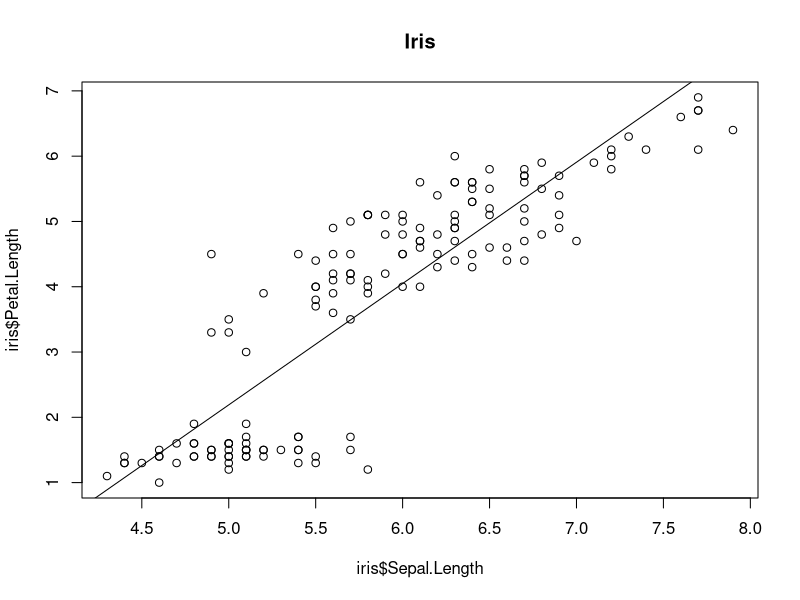
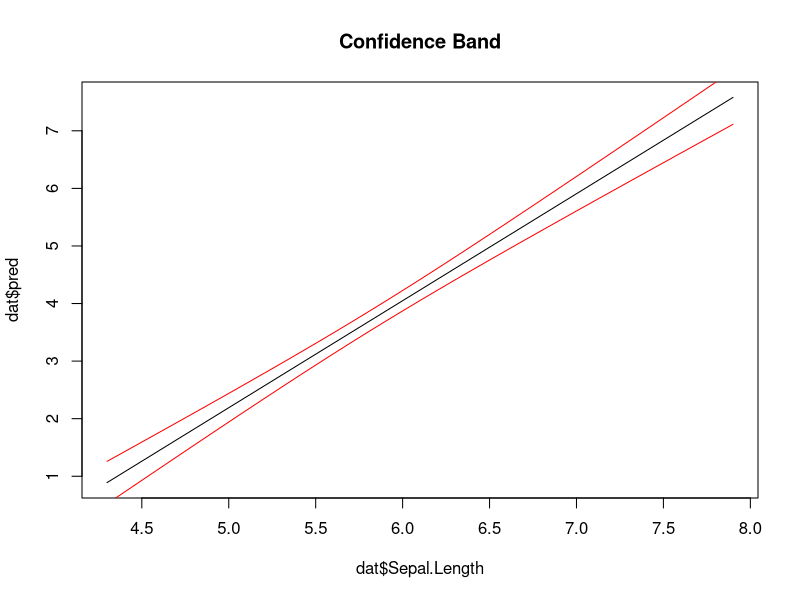
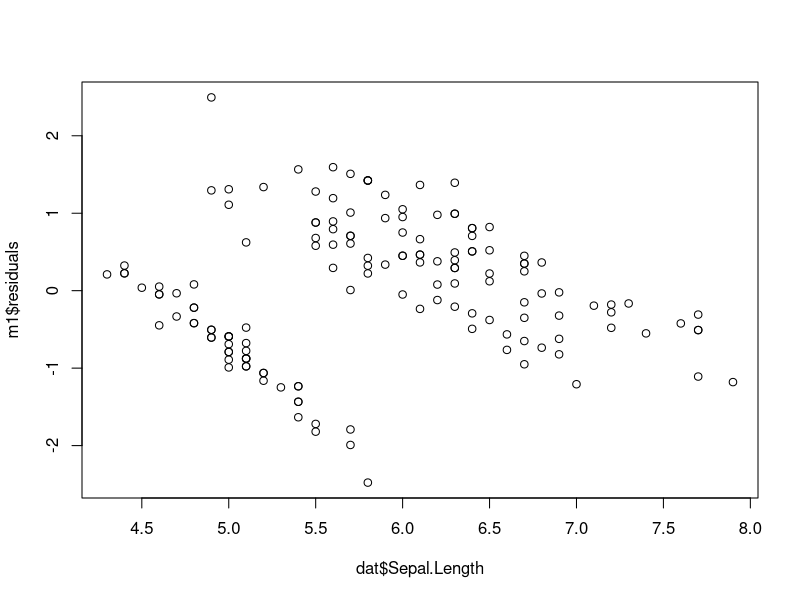
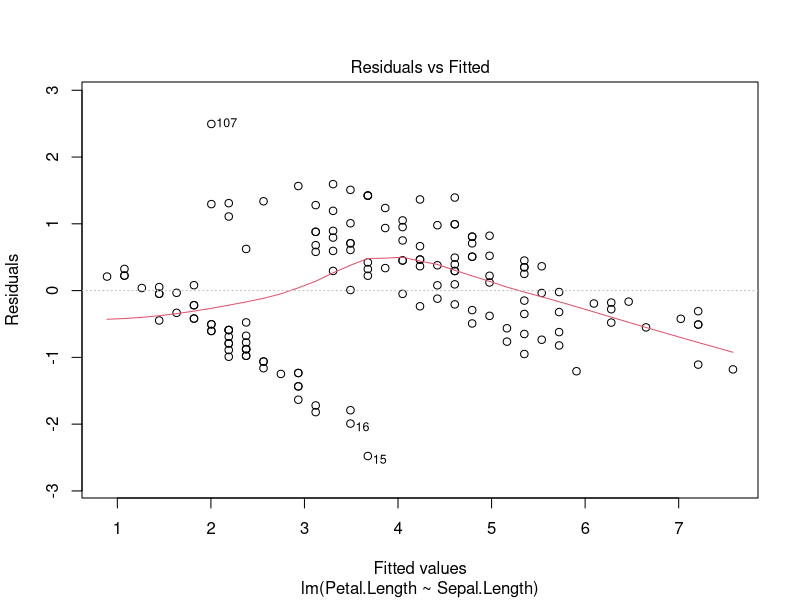
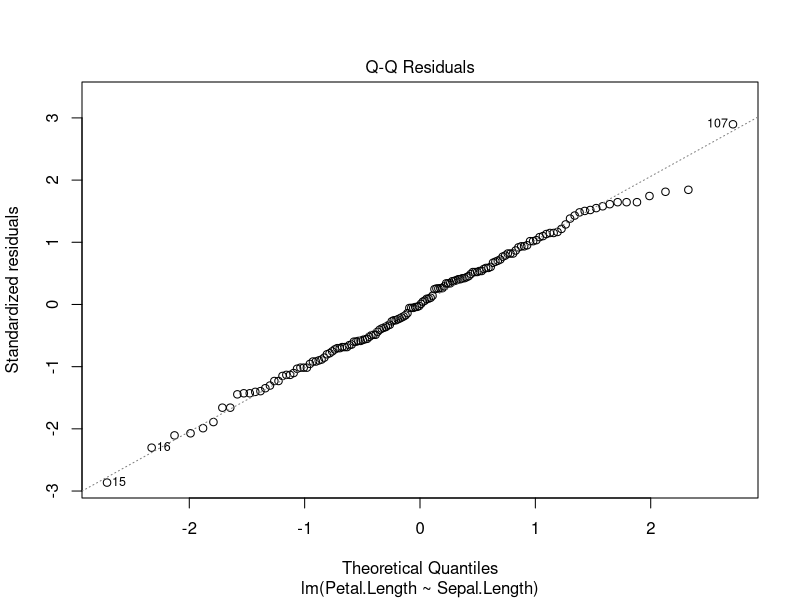
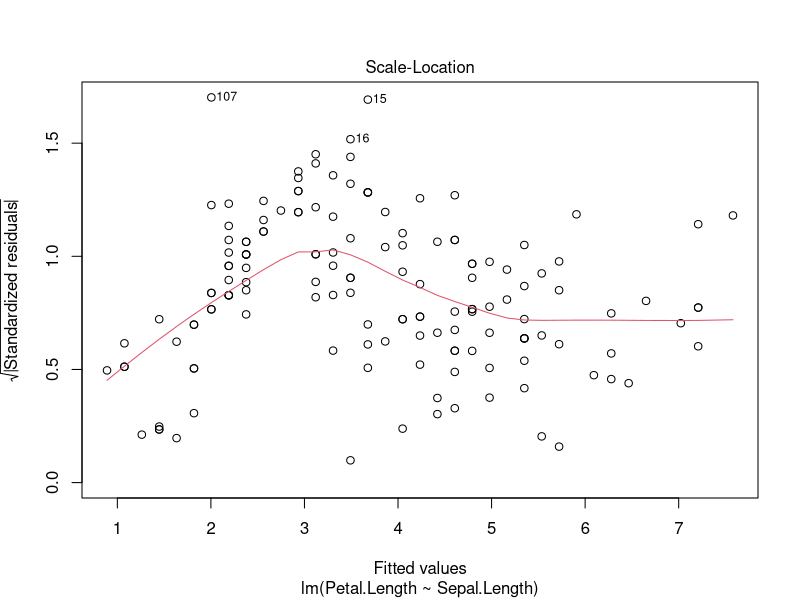
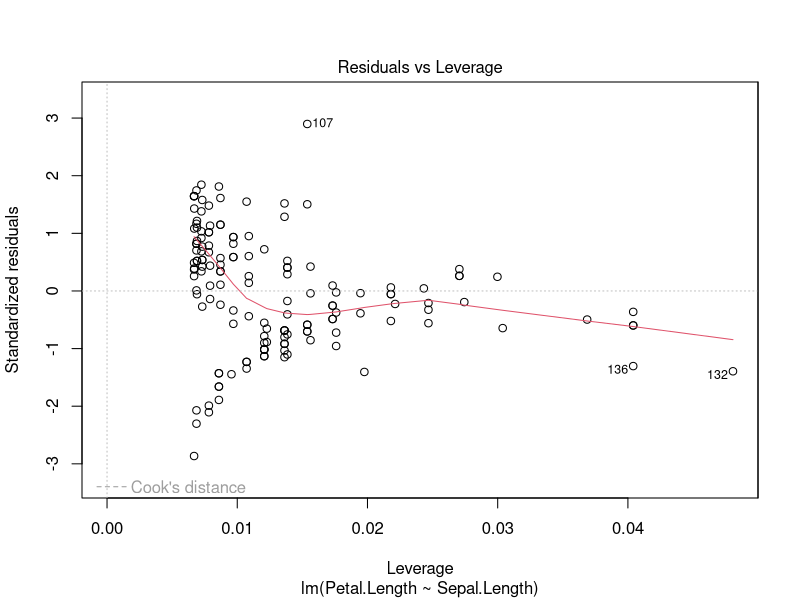

The R source for these figures, in order:
## ---- chunk 1
knitr::opts_chunk$set(echo = TRUE)
## ---- chunk 2
dat <- iris[,c(1,3)]
m1 <- lm(Petal.Length~Sepal.Length,data=iris)
m1
plot(iris$Sepal.Length,iris$Petal.Length,main="Iris")
abline(lm(Petal.Length~Sepal.Length,data=iris))
## ---- chunk 3
summary(m1)
## ---- chunk 4
confint(m1)
## ---- chunk 5
beta0_hat <- as.numeric(coef(m1)[1])
beta1_hat <- as.numeric(coef(m1)[2])
X <- dat[,1]
n <- length(X)
F <- qf(.95, df1=2, df2=n-2) 
W <- sqrt(2*F)
mse <- mean(m1$residuals^2)
dat$pred <- predict(m1,interval="confidence")[,1]
dat$pred_lwr <- beta0_hat + beta1_hat*X - W*sqrt(mse)*sqrt((1/n)+(X-mean(X))^2/sum((X-mean(X))^2))
dat$pred_upr <- beta0_hat + beta1_hat*X + W*sqrt(mse)*sqrt((1/n)+(X-mean(X))^2/sum((X-mean(X))^2))
plot(dat$Sepal.Length,dat$pred, type="l", main="Confidence Band")
lines(dat$Sepal.Length[order(dat$Sepal.Length)],dat$pred_lwr[order(dat$Sepal.Length)], col="red")
lines(dat$Sepal.Length[order(dat$Sepal.Length)],dat$pred_upr[order(dat$Sepal.Length)], col="red")
## ---- chunk 6
new <-data.frame("Sepal.Length"=6.25)
predict(m1,new,interval="prediction")
## ---- chunk 7
plot(dat$Sepal.Length, m1$residuals)
plot(m1)
